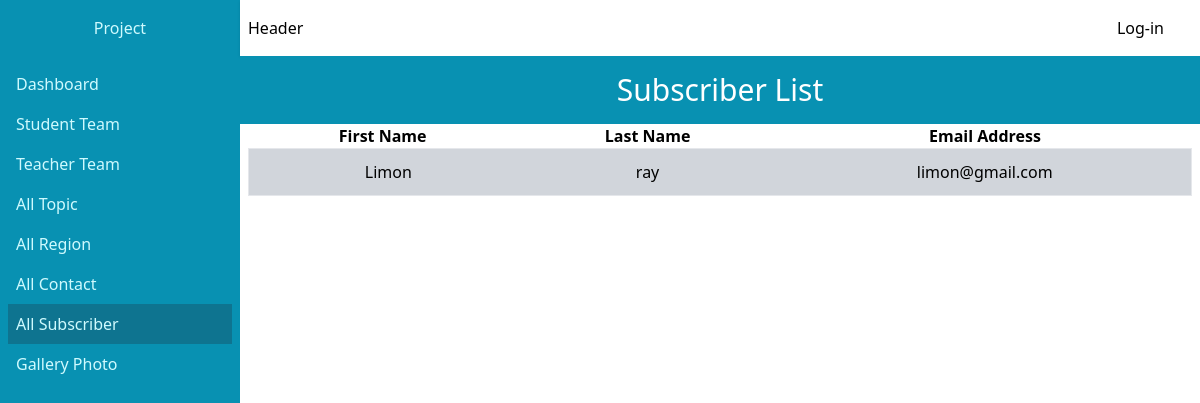
The page /super-admin/subscribe-list on the database its author committed.
### ir_project/models.py (models this page shows, shortened)
class UserSubcribe(models.Model):
    first_name = models.CharField(max_length=250)
    last_name = models.CharField(max_length=250)
    email = models.EmailField(max_length=250)
    created_at = models.DateTimeField(auto_now_add=True,null=True,blank=True)
    updated_at = models.DateTimeField(auto_now=True,null=True,blank=True)

### sadmin/views.py (the view)
# urls.py: path('subscribe-list',views.user_subscribe_list,name='user_subscribe_list'),
def user_subscribe_list(request):
    subscribe_data = UserSubcribe.objects.all().order_by('-id')
    context = {
        'subscribe_data':subscribe_data
    }
    return render(request,'super-admin/subscribe-list.html',context)

### templates/super-admin/subscribe-list.html (shortened to what this page needs)
{% extends "super-admin/main.html" %}
{% load static %}
{% block sadminMain %}
<div class="bg-cyan-600">
    <div class="text-center py-4 text-3xl text-white">Subscriber List</div>
</div>
<div class="px-2">
    <table class="border-collapse table-fixed min-w-full">
        <thead>
        <tr>
            <th col="2" class="text-center">First Name</th>
            <th col="2" class="text-center">Last Name</th>
            <th class="text-center">Email Address</th>
        </tr>
        </thead>
        <tbody>
            {% for subscribe in subscribe_data %}
                <tr class="bg-gray-300 hover:bg-gray-400 border border-1">
                    <td class="py-3 text-center pl-3 line-clamp-1">{{subscribe.first_name}}</td>
                    <td class="py-3 text-center">{{subscribe.last_name}}</td>
                    <td class="py-3 text-center">
                        {{subscribe.email}}
                    </td>
                </tr>
            {% endfor %}
    </table>
</div>
{% endblock sadminMain %}

### rows shown on the page
UserSubcribe: first_name "Limon", last_name "ray", email "limon@gmail.com"
